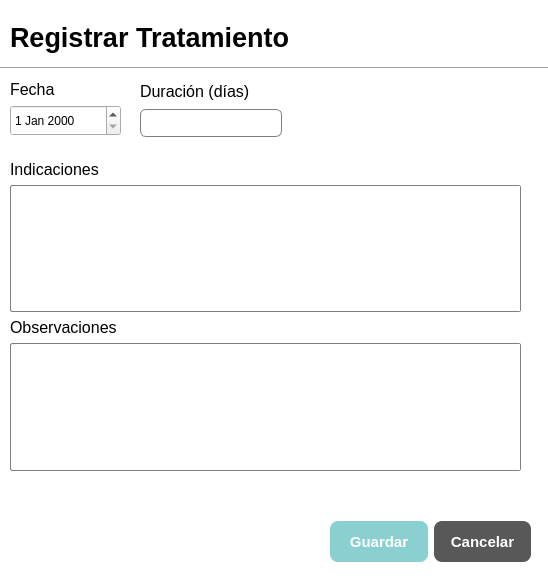
<?xml version="1.0" encoding="UTF-8"?>
<ui version="4.0">
 <class>TratamientoDialog</class>
 <widget class="QDialog" name="TratamientoDialog">
  <property name="geometry">
   <rect>
    <x>0</x>
    <y>0</y>
    <width>548</width>
    <height>584</height>
   </rect>
  </property>
  <property name="windowTitle">
   <string>Dialog</string>
  </property>
  <property name="styleSheet">
   <string notr="true">QDialog{
	background-color:white;
}

QLineEdit{
	border: 1px solid gray;
	border-radius: 6px;
	padding-left: 15px;
	height: 35px;
}
QTextEdit{
	border: 1px solid gray;
	border-radius: 2px;
	padding-left: 15px;
	height: 35px;
}</string>
  </property>
  <widget class="Line" name="line_2">
   <property name="geometry">
    <rect>
     <x>0</x>
     <y>60</y>
     <width>551</width>
     <height>16</height>
    </rect>
   </property>
   <property name="orientation">
    <enum>Qt::Orientation::Horizontal</enum>
   </property>
  </widget>
  <widget class="QLabel" name="label_3">
   <property name="geometry">
    <rect>
     <x>10</x>
     <y>20</y>
     <width>321</width>
     <height>35</height>
    </rect>
   </property>
   <property name="font">
    <font>
     <pointsize>20</pointsize>
     <bold>true</bold>
    </font>
   </property>
   <property name="text">
    <string>Registrar Tratamiento</string>
   </property>
  </widget>
  <widget class="QWidget" name="layoutWidget_2">
   <property name="geometry">
    <rect>
     <x>330</x>
     <y>520</y>
     <width>201</width>
     <height>43</height>
    </rect>
   </property>
   <layout class="QHBoxLayout" name="horizontalLayout_4">
    <item>
     <widget class="QPushButton" name="registrar_btn">
      <property name="minimumSize">
       <size>
        <width>0</width>
        <height>41</height>
       </size>
      </property>
      <property name="styleSheet">
       <string notr="true">QPushButton{
	background-color: #8bd0d0;
	color: white;
	border: none;
	border-radius: 8px;
	font-weight: bold;
	font-size: 15px;
}</string>
      </property>
      <property name="text">
       <string>Guardar</string>
      </property>
     </widget>
    </item>
    <item>
     <widget class="QPushButton" name="cancelar_btn">
      <property name="minimumSize">
       <size>
        <width>0</width>
        <height>41</height>
       </size>
      </property>
      <property name="styleSheet">
       <string notr="true">QPushButton{
	background-color: #585858;
	color: white;
	border: none;
	border-radius: 8px;
	font-weight: bold;
	font-size: 15px;
}</string>
      </property>
      <property name="text">
       <string>Cancelar</string>
      </property>
     </widget>
    </item>
   </layout>
  </widget>
  <widget class="QWidget" name="layoutWidget">
   <property name="geometry">
    <rect>
     <x>10</x>
     <y>80</y>
     <width>111</width>
     <height>56</height>
    </rect>
   </property>
   <layout class="QVBoxLayout" name="verticalLayout_2">
    <item>
     <widget class="QLabel" name="label_8">
      <property name="font">
       <font>
        <pointsize>12</pointsize>
       </font>
      </property>
      <property name="text">
       <string>Fecha</string>
      </property>
     </widget>
    </item>
    <item>
     <widget class="QDateEdit" name="fecha_dateEdit">
      <property name="minimumSize">
       <size>
        <width>0</width>
        <height>31</height>
       </size>
      </property>
      <property name="maximumSize">
       <size>
        <width>16777215</width>
        <height>31</height>
       </size>
      </property>
     </widget>
    </item>
   </layout>
  </widget>
  <widget class="QWidget" name="layoutWidget">
   <property name="geometry">
    <rect>
     <x>140</x>
     <y>80</y>
     <width>142</width>
     <height>59</height>
    </rect>
   </property>
   <layout class="QVBoxLayout" name="verticalLayout">
    <item>
     <widget class="QLabel" name="label_4">
      <property name="minimumSize">
       <size>
        <width>0</width>
        <height>21</height>
       </size>
      </property>
      <property name="maximumSize">
       <size>
        <width>16777215</width>
        <height>21</height>
       </size>
      </property>
      <property name="font">
       <font>
        <pointsize>12</pointsize>
       </font>
      </property>
      <property name="text">
       <string>Duración (días)</string>
      </property>
     </widget>
    </item>
    <item>
     <widget class="QLineEdit" name="duracion_lineEdit">
      <property name="minimumSize">
       <size>
        <width>0</width>
        <height>28</height>
       </size>
      </property>
      <property name="maximumSize">
       <size>
        <width>16777215</width>
        <height>28</height>
       </size>
      </property>
     </widget>
    </item>
   </layout>
  </widget>
  <widget class="QWidget" name="layoutWidget">
   <property name="geometry">
    <rect>
     <x>10</x>
     <y>160</y>
     <width>511</width>
     <height>311</height>
    </rect>
   </property>
   <layout class="QVBoxLayout" name="verticalLayout_3">
    <item>
     <widget class="QLabel" name="label_2">
      <property name="font">
       <font>
        <pointsize>12</pointsize>
       </font>
      </property>
      <property name="text">
       <string>Indicaciones</string>
      </property>
     </widget>
    </item>
    <item>
     <widget class="QTextEdit" name="indicaciones_textEdit"/>
    </item>
    <item>
     <widget class="QLabel" name="label_5">
      <property name="font">
       <font>
        <pointsize>12</pointsize>
       </font>
      </property>
      <property name="text">
       <string>Observaciones</string>
      </property>
     </widget>
    </item>
    <item>
     <widget class="QTextEdit" name="observaciones_textEdit"/>
    </item>
   </layout>
  </widget>
 </widget>
 <resources/>
 <connections/>
</ui>
